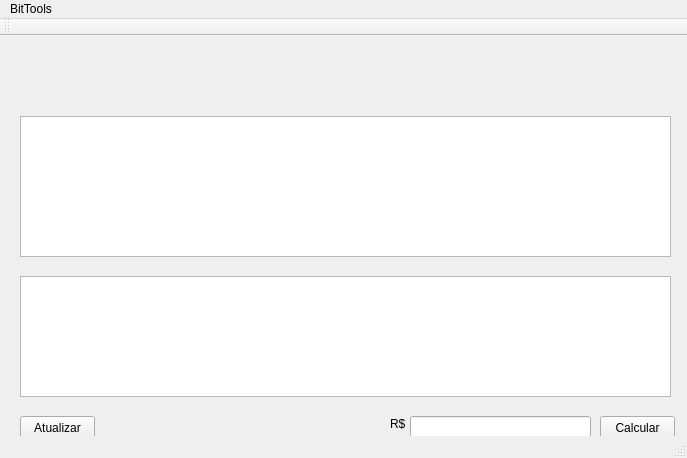
<?xml version="1.0" encoding="UTF-8"?>
<ui version="4.0">
 <class>BitTools</class>
 <widget class="QMainWindow" name="BitTools">
  <property name="geometry">
   <rect>
    <x>0</x>
    <y>0</y>
    <width>687</width>
    <height>458</height>
   </rect>
  </property>
  <property name="windowTitle">
   <string>BitTools</string>
  </property>
  <widget class="QWidget" name="centralWidget">
   <widget class="QLineEdit" name="lineEdit">
    <property name="geometry">
     <rect>
      <x>410</x>
      <y>380</y>
      <width>181</width>
      <height>21</height>
     </rect>
    </property>
   </widget>
   <widget class="QPushButton" name="pushButton">
    <property name="geometry">
     <rect>
      <x>600</x>
      <y>380</y>
      <width>75</width>
      <height>23</height>
     </rect>
    </property>
    <property name="text">
     <string>Calcular</string>
    </property>
   </widget>
   <widget class="QLabel" name="label">
    <property name="geometry">
     <rect>
      <x>390</x>
      <y>380</y>
      <width>21</width>
      <height>16</height>
     </rect>
    </property>
    <property name="text">
     <string>R$</string>
    </property>
   </widget>
   <widget class="QTextEdit" name="textEdit">
    <property name="geometry">
     <rect>
      <x>20</x>
      <y>240</y>
      <width>651</width>
      <height>121</height>
     </rect>
    </property>
   </widget>
   <widget class="QTextEdit" name="textEdit_2">
    <property name="geometry">
     <rect>
      <x>20</x>
      <y>80</y>
      <width>651</width>
      <height>141</height>
     </rect>
    </property>
   </widget>
   <widget class="QPushButton" name="pushButton_2">
    <property name="geometry">
     <rect>
      <x>20</x>
      <y>380</y>
      <width>75</width>
      <height>23</height>
     </rect>
    </property>
    <property name="text">
     <string>Atualizar</string>
    </property>
   </widget>
  </widget>
  <widget class="QMenuBar" name="menuBar">
   <property name="geometry">
    <rect>
     <x>0</x>
     <y>0</y>
     <width>687</width>
     <height>21</height>
    </rect>
   </property>
   <widget class="QMenu" name="menuBitTools">
    <property name="title">
     <string>BitTools</string>
    </property>
   </widget>
   <addaction name="menuBitTools"/>
  </widget>
  <widget class="QToolBar" name="mainToolBar">
   <attribute name="toolBarArea">
    <enum>TopToolBarArea</enum>
   </attribute>
   <attribute name="toolBarBreak">
    <bool>false</bool>
   </attribute>
  </widget>
  <widget class="QStatusBar" name="statusBar"/>
 </widget>
 <layoutdefault spacing="6" margin="11"/>
 <resources/>
 <connections/>
</ui>
